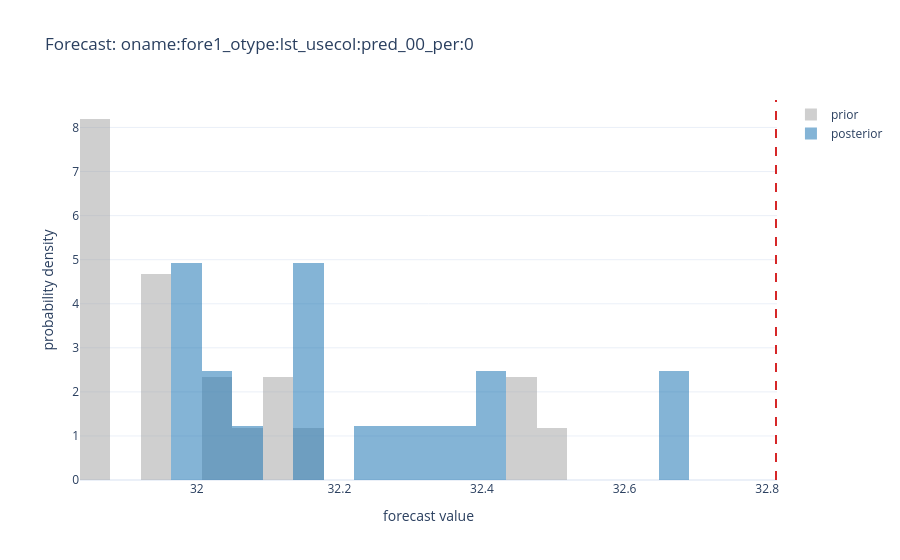

Write notebook code for a chart like this one.
### Markdown cell above
## 5. Forecast uncertainty

The payoff: the posterior distribution of each prediction of interest. `forecasts()` summarizes prior→posterior uncertainty for every forecast; `forecast(name).plot()` shows the prior (grey) and posterior (blue) histograms with the known value marked.

### Code cell
if ies is not None:
    display(ies.forecasts())
    name = ies.forecast_names[0]
    display(ies.forecast(name).plot())

### Figure 1 — Plotly figure (JSON) as saved in the notebook; plotly's stock layout.template omitted (floating-point values rounded to 4 significant figures)
{"data": [{"histnorm": "probability density", "marker": {"color": "rgba(150,150,150,0.45)"}, "name": "prior", "type": "histogram", "x": [31.84, 32.02, 31.86, 32.12, 31.95, 32.14, 32.5, 31.84, 32.11, 31.86, 32.06, 32.47, 31.95, 32.44, 31.88, 31.94, 31.84, 32.01, 31.84, 31.94], "xbins": {"end": 32.69, "size": 0.04272, "start": 31.84}}, {"histnorm": "probability density", "marker": {"color": "rgba(31,119,180,0.55)"}, "name": "posterior", "type": "histogram", "x": [31.98, 32.28, 32.03, 32.4, 32.17, 32.42, 32.69, 31.98, 32.39, 32.03, 32.33, 32.66, 32.18, 32.65, 32.05, 32.16, 31.98, 32.26, 31.99, 32.17], "xbins": {"end": 32.69, "size": 0.04272, "start": 31.84}}], "layout": {"barmode": "overlay", "shapes": [{"line": {"color": "rgb(214,39,40)", "dash": "dash"}, "type": "line", "x0": 32.81, "x1": 32.81, "xref": "x", "y0": 0, "y1": 1, "yref": "y domain"}], "title": {"text": "Forecast: oname:fore1_otype:lst_usecol:pred_00_per:0"}, "xaxis": {"title": {"text": "forecast value"}}, "yaxis": {"title": {"text": "probability density"}}}}
